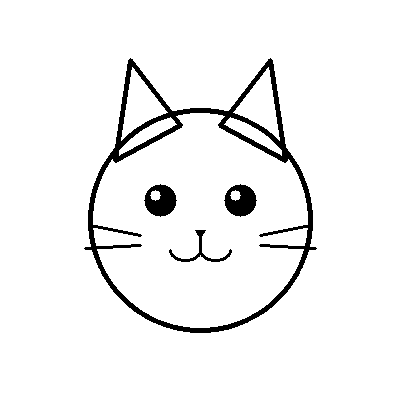
#> input picture assets/default_sketch.png, 400 x 400 px
$ python -i image_processor.py   (imports and definitions only)
#> lines starting #> are read from the running program, lines starting #| are printed output that depends on the picture; after the words box and inside, x2 and y2 are one past the last pixel; in counts of white or black regions, pixels touching at a corner belong together
### core/gartic_palette.py
"""
Gartic AutoDraw Pro - Gartic Color Palette & Quantizer
Contains exact 18-color Gartic Phone 3x6 palette definitions,
Redmean perceptual color matching, auto-canvas relative positioning,
and Floyd-Steinberg multi-color error diffusion.
"""

from typing import Dict, Tuple, List, Optional
import numpy as np

# Official Gartic Phone 3x6 Palette Grid (Exact Hex & RGB from Gartic Phone DOM/Screen):
# Row 0: Black, Gray, Dark Blue
# Row 1: White, Light Gray, Light Blue
# Row 2: Dark Green, Dark Red, Brown
# Row 3: Light Green, Red, Orange
# Row 4: Mustard/Dark Yellow, Magenta/Purple, Terracotta/Dark Skin
# Row 5: Yellow, Hot Pink, Peach/Skin Tone

GARTIC_PALETTE_GRID = [
    [("black", (0, 0, 0)), ("gray", (102, 102, 102)), ("dark_blue", (0, 80, 205))],
    [("white", (255, 255, 255)), ("light_gray", (170, 170, 170)), ("light_blue", (38, 201, 255))],
    [("dark_green", (1, 116, 32)), ("dark_red", (153, 0, 0)), ("brown", (150, 65, 18))],
    [("light_green", (17, 176, 60)), ("red", (255, 0, 19)), ("orange", (255, 120, 41))],
    [("dark_yellow", (176, 112, 28)), ("magenta", (153, 0, 78)), ("terracotta", (203, 90, 87))],
    [("yellow", (255, 193, 38)), ("hot_pink", (255, 0, 143)), ("skin_peach", (254, 175, 168))]
]

GARTIC_PALETTE_RGB: Dict[str, Tuple[int, int, int]] = {}
for row in GARTIC_PALETTE_GRID:
    for name, rgb in row:
        GARTIC_PALETTE_RGB[name] = rgb
#> `picture = cv2.imread('../assets/default_sketch.png', cv2.IMREAD_GRAYSC..`: picture: shape (400, 400); values 20 (black) and 255 (white), 95% white; 4 black regions, box (x1, y1, x2, y2) and area: (84, 58, 317, 333) 6316, (144, 184, 177, 217) 716, (224, 184, 257, 217) 716, (169, 230, 232, 262) 322

GARTIC_COLOR_NAMES_TR: Dict[str, str] = {
    "black": "Siyah",
    "gray": "Koyu Gri",
    "dark_blue": "Lacivert",
    "white": "Beyaz",
    "light_gray": "Açık Gri",
    "light_blue": "Açık Mavi / Camgöbeği",
    "dark_green": "Koyu Yeşil",
    "dark_red": "Bordo",
    "brown": "Kahverengi",
    "light_green": "Açık Yeşil",
    "red": "Kırmızı",
    "orange": "Turuncu",
    "dark_yellow": "Hardal Sarısı / Toprak",
    "magenta": "Mor / Macenta",
    "terracotta": "Sıcak Ten Gölgesi / Terracotta",
    "yellow": "Parlak Sarı",
    "hot_pink": "Neon Pembe",
    "skin_peach": "Açık Ten Rengi (Şeftali)",
}

PALETTE_NAMES = list(GARTIC_PALETTE_RGB.keys())
PALETTE_RGB_ARRAY = np.array([GARTIC_PALETTE_RGB[k] for k in PALETTE_NAMES], dtype=np.float32)


class GarticPaletteManager:
    """
    Manages Gartic Phone 3x6 color quantization, multi-color dithering,
    and on-screen palette button coordinates.
    """

    def __init__(self):
        self.color_coords: Dict[str, Tuple[int, int]] = {}
        # Default canvas: 2K centered canvas (490, 220, 1560, 1050)
        self.calibrate_relative_to_canvas(490, 220, 1560, 1050)

    def calibrate_relative_to_canvas(self, cx: int, cy: int, cw: int, ch: int):
        """
        Positions the 3x6 color palette relative to the Gartic Phone canvas.
        Based on mathematically verified pixel ratios from official Gartic Phone UI:
        Canvas Left is at cx, Top is at cy.
        Black (Row 0, Col 0): cx - int(cw * 0.2147), cy + int(ch * 0.3600) -> (155, 598) on 2K
        Peach (Row 5, Col 2): cx - int(cw * 0.0994), cy + int(ch * 0.8524) -> (335, 1115) on 2K
        """
        tl_x = int(round(cx - (cw * 0.2147)))
        tl_y = int(round(cy + (ch * 0.3600)))
        br_x = int(round(cx - (cw * 0.0994)))
        br_y = int(round(cy + (ch * 0.8524)))
        self.calibrate_from_two_corners(tl_x, tl_y, br_x, br_y)

    def calibrate_from_two_corners(self, tl_x: int, tl_y: int, br_x: int, br_y: int):
        """
        Calculates exact centers of all 18 color buttons in the 3x6 grid
        from just 2 points: Top-Left (Black) and Bottom-Right (Peach).
        """
#> called with tl_x = 155, tl_y = 598, br_x = 335, br_y = 1115
        col_step = (br_x - tl_x) / 2.0
        row_step = (br_y - tl_y) / 5.0

        for r in range(6):
            for c in range(3):
                name, _ = GARTIC_PALETTE_GRID[r][c]
                btn_x = int(round(tl_x + c * col_step))
                btn_y = int(round(tl_y + r * row_step))
                self.color_coords[name] = (btn_x, btn_y)

    def get_color_coord(self, color_name: str) -> Optional[Tuple[int, int]]:
        return self.color_coords.get(color_name)

    # [108 lines left out: functions match_nearest_palette_color, quantize_and_dither_image, not called in this run]

### core/image_processor.py
"""
Gartic AutoDraw Pro - Hyper-Realistic Computer Vision & Image Processing Engine
Features Atkinson/Floyd-Steinberg Dithering, Auto-Canny Vector Contours,
Cross-Hatch Pencil Shading, and Full 18-Color Gartic Phone Palette Vectorization.
"""

from typing import List, Tuple, Dict, Optional
import numpy as np
import cv2
from PIL import Image, ImageEnhance

from core.gartic_palette import (
    GarticPaletteManager,
    GARTIC_PALETTE_RGB,
    PALETTE_NAMES,
)
from core.path_optimizer import PathOptimizer


class DrawingMode:
    REALISTIC_COLOR = "🌈 Ultra Gerçekçi Çok Renkli (Önerilen - Renkli Portre)"
    ANIME_COLOR = "🎌 Anime / Manga Renkli (Canlı Çizgi & Gölgelendirme)"
    CYBERPUNK_NEON = "🎭 Siber / Neon Pop-Art (Yüksek Kontrast & Parlak)"
    PIXEL_ART = "👾 Retro Piksel Sanatı (8-Bit Nostalji)"
    ATKINSON_PHOTOREAL = "✒️ Atkinson Fotogerçekçi (Siyah/Beyaz Eskiz)"
    FLOYD_STEINBERG = "🌫️ Floyd-Steinberg Detaylı Gölgelendirme"
    VECTOR_CONTOUR = "🖋️ Vektör Çizgi Sanatı (Anime/Logo/Karikatür)"
    CROSS_HATCH = "✏️ Sanatsal Karakalem Tarama"


class ImageProcessingEngine:
    """
    State-of-the-art vision processor tailored specifically for Gartic Phone and Gartic.io canvases.
    """

    def __init__(self):
        self.palette_mgr = GarticPaletteManager()

    # [130 lines left out: functions adjust_image_properties, resize_for_canvas, atkinson_dither, floyd_steinberg_dither, not called in this run]

    @staticmethod
    def extract_vector_contours(
        gray_img: np.ndarray,
        canny_low: int = 50,
        canny_high: int = 150,
        bilateral_filter: bool = True,
    ) -> np.ndarray:
        """
        Applies Bilateral smoothing followed by Canny edge detection.
        Output: Binary edge mask (255 = edge, 0 = background).
        """
#> called with canny_low = 50, canny_high = 150, bilateral_filter = True
        if bilateral_filter:
            filtered = cv2.bilateralFilter(gray_img, d=7, sigmaColor=75, sigmaSpace=75)
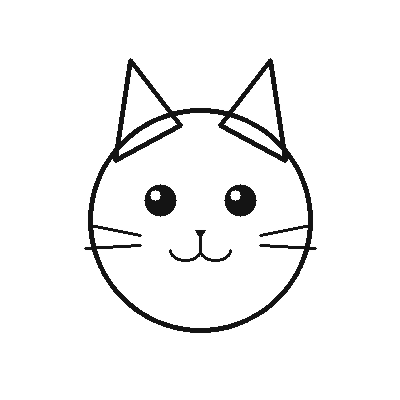
#> filtered: shape (400, 400); min 20, max 255, mean 243.1
        else:
            filtered = cv2.GaussianBlur(gray_img, (3, 3), 0)

        edges = cv2.Canny(filtered, canny_low, canny_high)
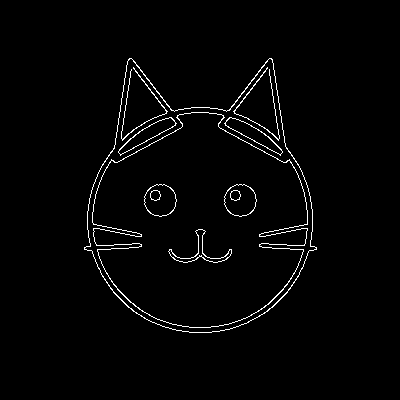
#> edges: shape (400, 400); 2% white in thin lines or dots, all inside (x1, y1, x2, y2) = (84, 58, 317, 333)
        kernel = cv2.getStructuringElement(cv2.MORPH_RECT, (2, 2))
        dilated = cv2.dilate(edges, kernel, iterations=1)
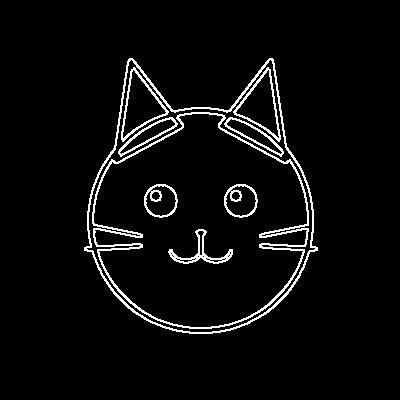
#> dilated: shape (400, 400); 4.4% white in thin lines or dots, all inside (x1, y1, x2, y2) = (84, 58, 318, 334)
        return dilated

    # [367 lines left out: functions process_image, calculate_estimated_time, not called in this run]

>>> import cv2
>>> picture = cv2.imread('../assets/default_sketch.png', cv2.IMREAD_GRAYSCALE)
>>> result = ImageProcessingEngine().extract_vector_contours(picture)
